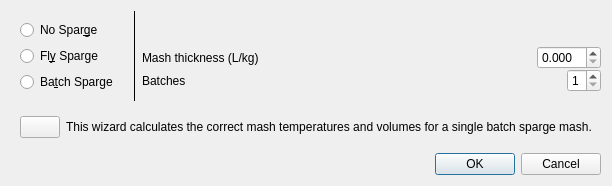
<?xml version="1.0" encoding="UTF-8"?>
<ui version="4.0">
 <class>mashWizard</class>
 <widget class="QDialog" name="mashWizard">
  <property name="geometry">
   <rect>
    <x>0</x>
    <y>0</y>
    <width>345</width>
    <height>138</height>
   </rect>
  </property>
  <property name="windowTitle">
   <string>Mash Wizard</string>
  </property>
  <layout class="QVBoxLayout" name="verticalLayout_3">
   <item>
    <widget class="QWidget" name="widget" native="true">
     <layout class="QHBoxLayout" name="horizontalLayout_3">
      <property name="leftMargin">
       <number>0</number>
      </property>
      <property name="topMargin">
       <number>0</number>
      </property>
      <property name="rightMargin">
       <number>0</number>
      </property>
      <property name="bottomMargin">
       <number>0</number>
      </property>
      <item>
       <widget class="QWidget" name="widget_buttons" native="true">
        <layout class="QVBoxLayout" name="verticalLayout_2">
         <item>
          <!-- The ampersands here are QRadioButton shortcut keys.  They show up when you press Alt. -->
          <widget class="QRadioButton" name="radioButton_noSparge">
           <property name="text">
            <string>No Spar&amp;ge</string>
           </property>
          </widget>
         </item>
         <item>
          <widget class="QRadioButton" name="radioButton_flySparge">
           <property name="text">
            <string>Fl&amp;y Sparge</string>
           </property>
          </widget>
         </item>
         <item>
          <widget class="QRadioButton" name="radioButton_batchSparge">
           <property name="text">
            <string>Ba&amp;tch Sparge</string>
           </property>
          </widget>
         </item>
        </layout>
       </widget>
      </item>
      <item>
       <widget class="Line" name="line">
        <property name="frameShadow">
         <enum>QFrame::Plain</enum>
        </property>
        <property name="orientation">
         <enum>Qt::Vertical</enum>
        </property>
       </widget>
      </item>
      <item>
       <widget class="QWidget" name="widget_inputs" native="true">
        <layout class="QVBoxLayout" name="verticalLayout">
         <property name="spacing">
          <number>0</number>
         </property>
         <property name="leftMargin">
          <number>0</number>
         </property>
         <property name="topMargin">
          <number>0</number>
         </property>
         <property name="rightMargin">
          <number>0</number>
         </property>
         <property name="bottomMargin">
          <number>0</number>
         </property>
         <item>
          <spacer name="verticalSpacer">
           <property name="orientation">
            <enum>Qt::Vertical</enum>
           </property>
           <property name="sizeHint" stdset="0">
            <size>
             <width>20</width>
             <height>40</height>
            </size>
           </property>
          </spacer>
         </item>
         <item>
          <widget class="QWidget" name="widget_mashThickness" native="true">
           <layout class="QHBoxLayout" name="horizontalLayout">
            <property name="spacing">
             <number>3</number>
            </property>
            <property name="leftMargin">
             <number>0</number>
            </property>
            <property name="topMargin">
             <number>0</number>
            </property>
            <property name="rightMargin">
             <number>0</number>
            </property>
            <property name="bottomMargin">
             <number>0</number>
            </property>
            <item>
             <widget class="QLabel" name="label_mashThickness">
              <property name="sizePolicy">
               <sizepolicy hsizetype="MinimumExpanding" vsizetype="Preferred">
                <horstretch>0</horstretch>
                <verstretch>0</verstretch>
               </sizepolicy>
              </property>
              <property name="text">
               <string>Mash thickness (L/kg)</string>
              </property>
             </widget>
            </item>
            <item>
             <widget class="QDoubleSpinBox" name="doubleSpinBox_thickness">
              <!-- See https://github.com/Brewtarget/brewtarget/issues/1059 for why this is deliberately 3 decimal places -->
              <property name="decimals">
               <number>3</number>
              </property>
              <property name="maximum">
               <double>20.000000000000000</double>
              </property>
              <property name="singleStep">
               <double>0.100000000000000</double>
              </property>
             </widget>
            </item>
           </layout>
          </widget>
         </item>
         <item>
          <widget class="QWidget" name="widget_batches" native="true">
           <layout class="QHBoxLayout" name="horizontalLayout_4">
            <property name="spacing">
             <number>1</number>
            </property>
            <property name="leftMargin">
             <number>0</number>
            </property>
            <property name="topMargin">
             <number>0</number>
            </property>
            <property name="rightMargin">
             <number>0</number>
            </property>
            <item>
             <widget class="QLabel" name="label_batches">
              <property name="minimumSize">
               <size>
                <width>63</width>
                <height>0</height>
               </size>
              </property>
              <property name="text">
               <string>Batches</string>
              </property>
             </widget>
            </item>
            <item>
             <spacer name="horizontalSpacer">
              <property name="orientation">
               <enum>Qt::Horizontal</enum>
              </property>
              <property name="sizeHint" stdset="0">
               <size>
                <width>40</width>
                <height>20</height>
               </size>
              </property>
             </spacer>
            </item>
            <item>
             <widget class="QSpinBox" name="spinBox_batches">
              <property name="minimum">
               <number>1</number>
              </property>
              <property name="maximum">
               <number>5</number>
              </property>
             </widget>
            </item>
           </layout>
          </widget>
         </item>
        </layout>
       </widget>
      </item>
     </layout>
     <zorder>radioButton_batchSparge</zorder>
     <zorder>widget_buttons</zorder>
     <zorder>widget_inputs</zorder>
     <zorder>line</zorder>
    </widget>
   </item>
   <item>
    <widget class="QWidget" name="widget_2" native="true">
     <layout class="QGridLayout" name="gridLayout_help">
      <item row="0" column="0">
        <widget class="InfoButton" name="infoButton_help"></widget>
      </item>
      <item row="0" column="1" colspan="5">
        <widget class="InfoText" name="infoText_help">
         <property name="buddy">
          <cstring>infoButton_help</cstring>
         </property>
         <property name="text">
          <string>This wizard calculates the correct mash temperatures and volumes for a single batch sparge mash.</string>
         </property>
        </widget>
      </item>
     </layout>
    </widget>
   </item>
   <item>
    <widget class="QDialogButtonBox" name="buttonBox">
     <property name="orientation">
      <enum>Qt::Horizontal</enum>
     </property>
     <property name="standardButtons">
      <set>QDialogButtonBox::Cancel|QDialogButtonBox::Ok</set>
     </property>
    </widget>
   </item>
  </layout>
  <zorder>buttonBox</zorder>
  <zorder>widget</zorder>
  <zorder>widget_mashThickness</zorder>
 </widget>
 <customwidgets>
  <customwidget>
   <class>InfoButton</class>
   <extends>QPushButton</extends>
   <header>widgets/InfoButton.h</header>
  </customwidget>
  <customwidget>
   <class>InfoText</class>
   <extends>QLabel</extends>
   <header>widgets/InfoText.h</header>
  </customwidget>
 </customwidgets>
 <tabstops>
  <tabstop>buttonBox</tabstop>
 </tabstops>
 <resources/>
 <connections>
  <connection>
   <sender>buttonBox</sender>
   <signal>accepted()</signal>
   <receiver>mashWizard</receiver>
   <slot>accept()</slot>
   <hints>
    <hint type="sourcelabel">
     <x>248</x>
     <y>254</y>
    </hint>
    <hint type="destinationlabel">
     <x>157</x>
     <y>274</y>
    </hint>
   </hints>
  </connection>
  <connection>
   <sender>buttonBox</sender>
   <signal>rejected()</signal>
   <receiver>mashWizard</receiver>
   <slot>reject()</slot>
   <hints>
    <hint type="sourcelabel">
     <x>316</x>
     <y>260</y>
    </hint>
    <hint type="destinationlabel">
     <x>286</x>
     <y>274</y>
    </hint>
   </hints>
  </connection>
 </connections>
</ui>
